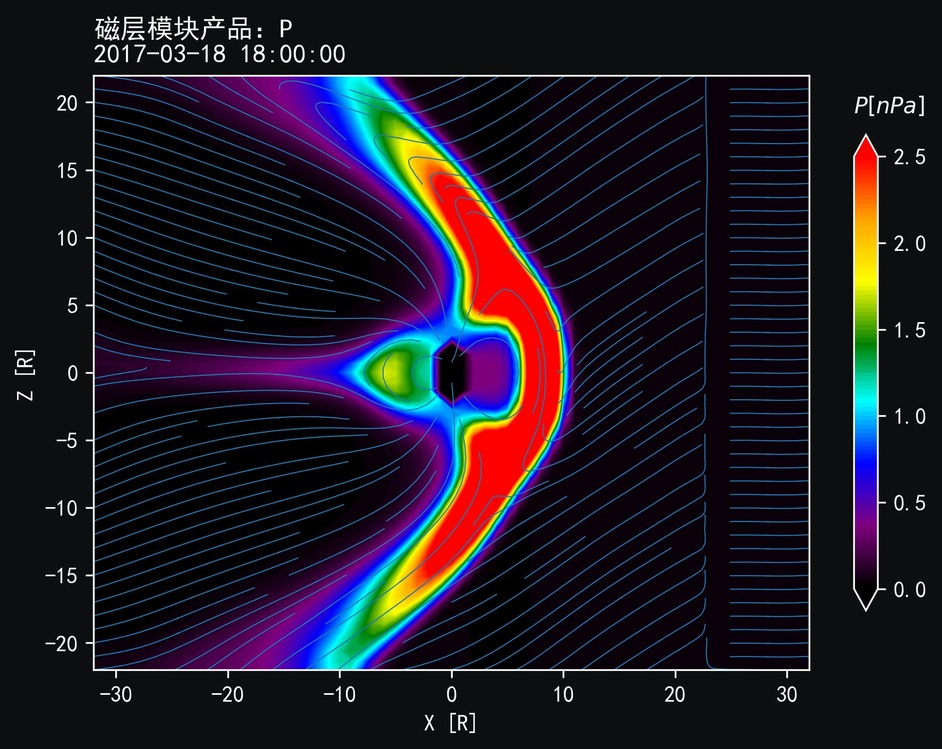
#> input picture 图像数字化/SWMF-GM-Meridian-P-Forecast-20170318180000.jpg, 942 x 749 px, shrunk from 1773 x 1409 before the run
$ python 2.4.3.py
#> lines starting #> are read from the running program, lines starting #| are printed output that depends on the picture
"""
将灰度图转换为 ndarray
"""
import sys
import cv2
import numpy as np

if __name__ == '__main__':
    # 输入图像矩阵， 转换为array
    img = cv2.imread(f"SWMF-GM-Meridian-P-Forecast-20170318180000.jpg", cv2.IMREAD_GRAYSCALE)
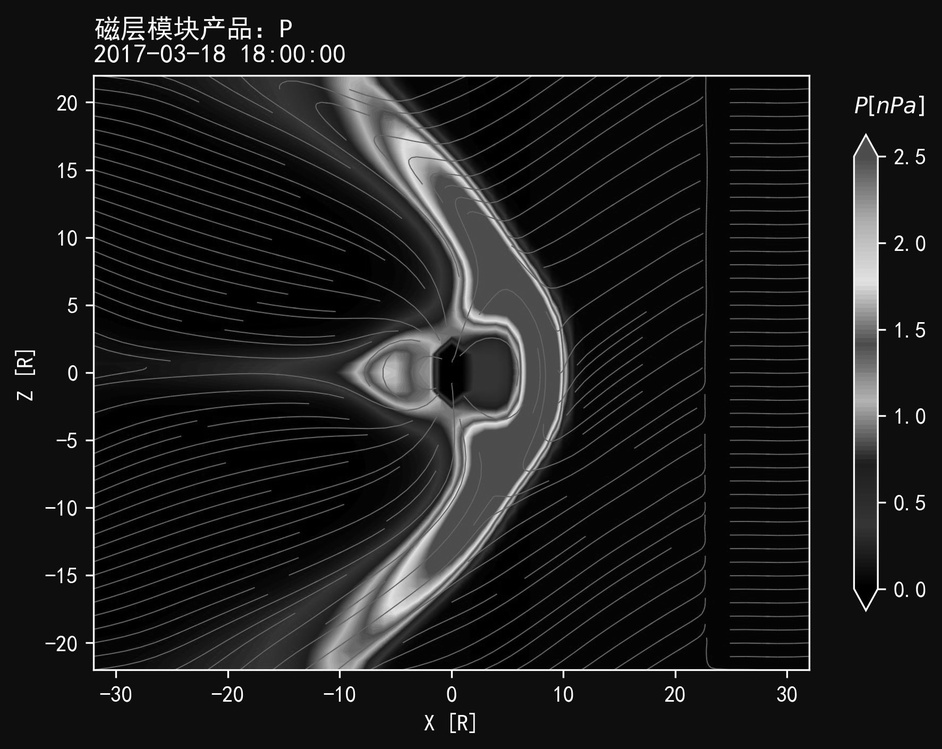
#> img: shape (749, 942); min 0, max 255, mean 28
    print(type(img))
#| <class 'numpy.ndarray'>
    print(img)
#> (printed output is left out)
    print(img.shape)
#| (749, 942)
    # 显示图像
    cv2.imshow("img", img)
    cv2.waitKey(0)
    cv2.destroyAllWindows()
